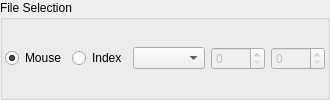
            <widget class="QGroupBox" name="groupBox_10">
             <property name="title">
              <string>File Selection</string>
             </property>
             <layout class="QGridLayout" name="gridLayout_12">
              <property name="leftMargin">
               <number>2</number>
              </property>
              <property name="topMargin">
               <number>2</number>
              </property>
              <property name="rightMargin">
               <number>2</number>
              </property>
              <property name="bottomMargin">
               <number>2</number>
              </property>
              <item row="0" column="1">
               <widget class="QRadioButton" name="radioButton_selection_by_index">
                <property name="enabled">
                 <bool>true</bool>
                </property>
                <property name="sizePolicy">
                 <sizepolicy hsizetype="Fixed" vsizetype="Fixed">
                  <horstretch>0</horstretch>
                  <verstretch>0</verstretch>
                 </sizepolicy>
                </property>
                <property name="text">
                 <string>Index</string>
                </property>
               </widget>
              </item>
              <item row="0" column="0">
               <widget class="QRadioButton" name="radioButton_selection_by_mouse">
                <property name="sizePolicy">
                 <sizepolicy hsizetype="Fixed" vsizetype="Fixed">
                  <horstretch>0</horstretch>
                  <verstretch>0</verstretch>
                 </sizepolicy>
                </property>
                <property name="text">
                 <string>Mouse</string>
                </property>
                <property name="checked">
                 <bool>true</bool>
                </property>
               </widget>
              </item>
              <item row="0" column="4">
               <widget class="QSpinBox" name="spinBox_fileindex_max">
                <property name="enabled">
                 <bool>false</bool>
                </property>
                <property name="sizePolicy">
                 <sizepolicy hsizetype="Fixed" vsizetype="Fixed">
                  <horstretch>0</horstretch>
                  <verstretch>0</verstretch>
                 </sizepolicy>
                </property>
                <property name="maximum">
                 <number>9999</number>
                </property>
               </widget>
              </item>
              <item row="0" column="3">
               <widget class="QSpinBox" name="spinBox_fileindex_min">
                <property name="enabled">
                 <bool>false</bool>
                </property>
                <property name="sizePolicy">
                 <sizepolicy hsizetype="Fixed" vsizetype="Fixed">
                  <horstretch>0</horstretch>
                  <verstretch>0</verstretch>
                 </sizepolicy>
                </property>
                <property name="maximum">
                 <number>9999</number>
                </property>
               </widget>
              </item>
              <item row="0" column="2">
               <widget class="QComboBox" name="comboBox_fileindex_prefix">
                <property name="sizePolicy">
                 <sizepolicy hsizetype="Preferred" vsizetype="Fixed">
                  <horstretch>0</horstretch>
                  <verstretch>0</verstretch>
                 </sizepolicy>
                </property>
                <property name="minimumSize">
                 <size>
                  <width>0</width>
                  <height>0</height>
                 </size>
                </property>
               </widget>
              </item>
             </layout>
            </widget>
